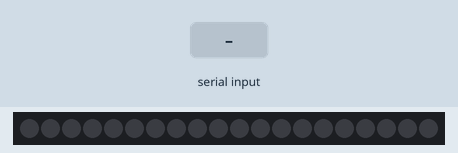
Recording of a sketch running on a simulated Arduino Uno, built with avr-gcc and run on an emulated ATmega328P. Shown: 20 RGB LEDs in strip order, left to right. The test bench sets the inputs (shaded band). Dim RGB values are drawn brighter than linear; what the sketch prints to the serial monitor is not drawn.

Above: at 1.7 s.
1.8 s: "R90\n" received over Serial
At 2.36 s:
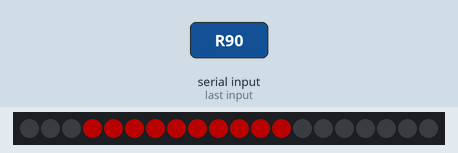
4.3 s: "G90\n" received over Serial
At 4.87 s:
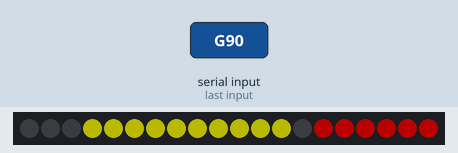
7.1 s: "R,45\n" received over Serial
At 8.02 s:
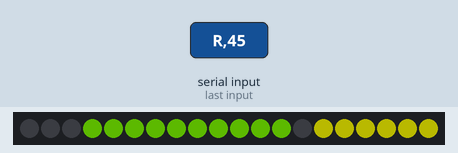
10.1 s: "B90\n" received over Serial
At 11.16 s:
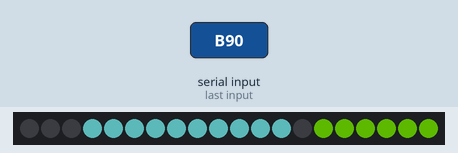
13.1 s: "G,45\n" received over Serial
At 13.68 s:
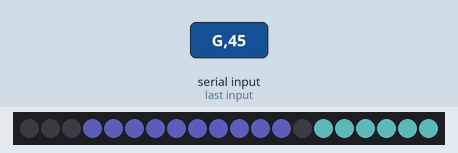
15.9 s: "B,45\n" received over Serial
At 16.82 s:
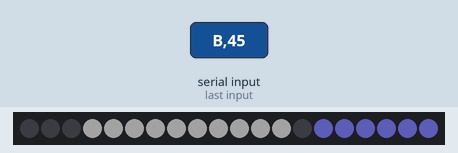
Timing chart, 0 to 18.9 s (numbered marks = the images above; inputs shaded):
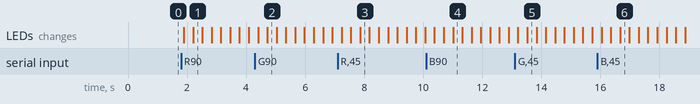

Measured:
- after the input at 1.8 s, the LEDs: first change after 0.09 s (image 1 shows a later state)
- after the input at 4.3 s, the LEDs: first differ from a run without the input after 0.42 s (image 2)
- after the input at 7.1 s, the LEDs: first differ from a run without the input after 0.76 s (image 3)
- after the input at 10.1 s, the LEDs: first differ from a run without the input after 0.91 s (image 4)
- after the input at 13.1 s, the LEDs: first differ from a run without the input after 0.42 s (image 5)
- after the input at 15.9 s, the LEDs: first differ from a run without the input after 0.77 s (image 6)

The sketch:

Neo_Control.ino
```cpp
// NeoPixel test program showing use of the WHITE channel for RGBW
// pixels only (won't look correct on regular RGB NeoPixel strips).
#include <Adafruit_NeoPixel.h>
#ifdef __AVR__
 #include <avr/power.h> // Required for 16 MHz Adafruit Trinket
#endif

#define LED_PIN     6

#define LED_COUNT  20

#define BRIGHTNESS 50 //0-255

int R2;
int G2;
int B2;


Adafruit_NeoPixel strip(LED_COUNT, LED_PIN, NEO_GRBW + NEO_KHZ800);

void setColor(int Pixel, int R2, int G2, int B2)
{
uint32_t color = strip.Color(R2, G2, B2); // make a color
strip.setPixelColor(Pixel, color); //set a single pixel color
strip.show(); //update the colors
}


void setup() {

#if defined(__AVR_ATtiny85__) && (F_CPU == 16000000)
  clock_prescale_set(clock_div_1);
#endif

strip.begin(); // start the strip
strip.show(); // set the strip to black (because we havent told it to do anything yet)
strip.setBrightness(200);
Serial.begin(9600);
Serial.println("ready to change color");
}

void loop()
  {
   chase(strip.Color(R2, G2, B2)); // Red
}

static void chase(uint32_t c) {
  for(uint16_t i=0; i<strip.numPixels()+4; i++) {
      strip.setPixelColor(i  , c); // Draw new pixel
      strip.setPixelColor(i-10, 0); // Erase pixel a few steps back
      strip.show();
      delay(25);
  }

if (Serial.available() > 0)
{ // if bytes are available through the serial port
char c = Serial.read(); //read the first byte
if (c == 'R') {
R2 = Serial.parseInt(); //get the INT
}
if (c == 'G') {
G2 = Serial.parseInt(); //get the INT
}
if (c == 'B') {
B2 = Serial.parseInt(); //get the INT
}
if (c == 'P') {
setColor(Serial.parseInt(), R2, G2, B2);
}
}
}
```
